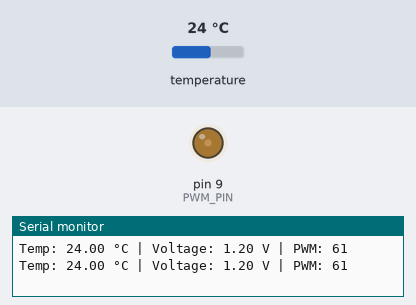
Recording of a sketch running on a simulated Arduino Uno, built with avr-gcc and run on an emulated ATmega328P. Shown: output pins drawn as LEDs (lit = HIGH), the last lines printed to the serial monitor. The inputs (shaded band) are chosen by the test bench; at power-on: temperature 24 °C.

Above: at 3.3 s.
3.4 s: temperature set to 28 °C
At 5.5 s:
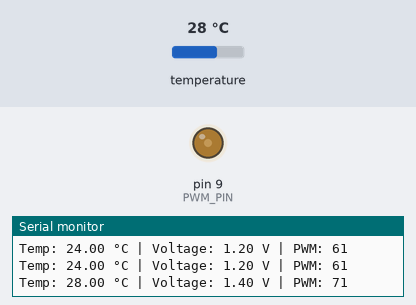
5.9 s: temperature set to 12 °C
At 6.8 s:
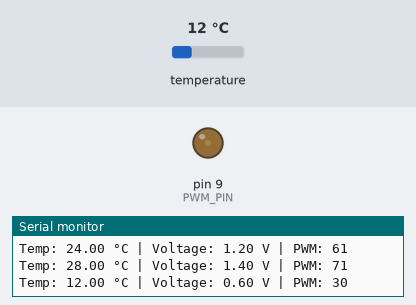
Timing chart, 0 to 8.9 s (numbered marks = the images above; inputs shaded):
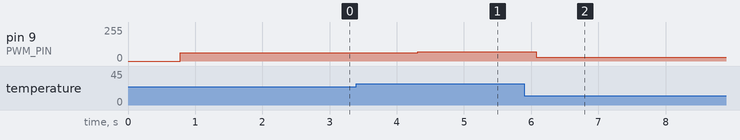

Measured:
- after the input at 3.4 s, pin 9 (PWM_PIN): 61/255 → 71/255 after 0.91 s
- after the input at 5.9 s, pin 9 (PWM_PIN): 71/255 → 30/255 after 0.18 s

The sketch:

temp.ino
```cpp
#include <OneWire.h>
#include <DallasTemperature.h>

#define ONE_WIRE_BUS 2
#define PWM_PIN 9  // Must be a PWM capable pin

OneWire oneWire(ONE_WIRE_BUS);
DallasTemperature sensors(&oneWire);

void setup() {
  Serial.begin(9600);
  sensors.begin();
  pinMode(PWM_PIN, OUTPUT);
}

void loop() {
  sensors.requestTemperatures();
  float tempC = sensors.getTempCByIndex(0);

  if (tempC == DEVICE_DISCONNECTED_C) {
    Serial.println("ERROR: Could not read temperature data");
    return;
  }

  // Convert to voltage (0–5V for 0–100°C)
  float voltage = (tempC * 5.0) / 100.0;
  int pwm_value = voltage * 255.0 / 5.0;

  // Write PWM signal
  analogWrite(PWM_PIN, pwm_value);

  // Display info
  Serial.print("Temp: ");
  Serial.print(tempC, 2);
  Serial.print(" °C | Voltage: ");
  Serial.print(voltage, 2);
  Serial.print(" V | PWM: ");
  Serial.println(pwm_value);

  delay(1000);
}
```
